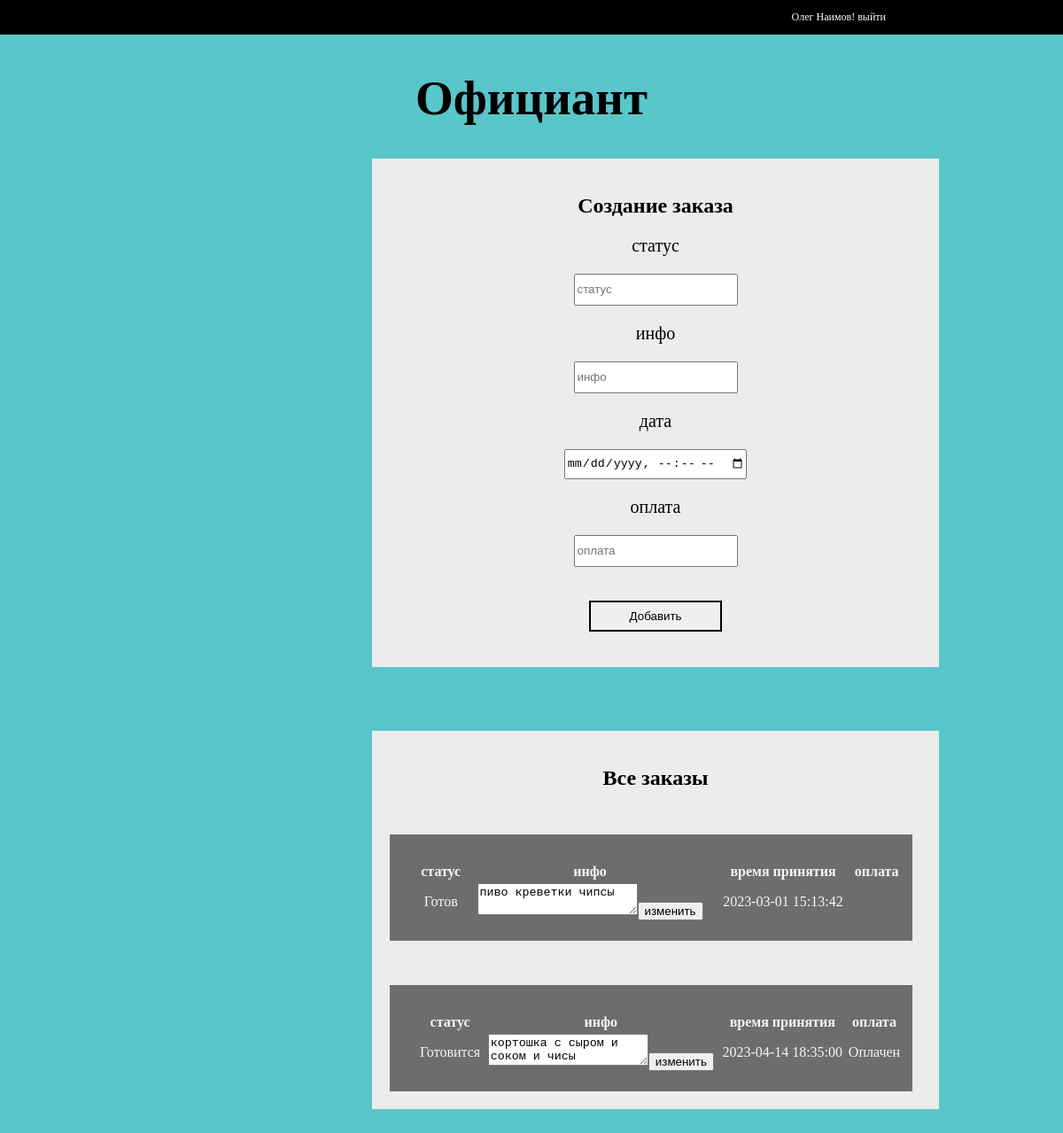
The page /registr/dashboard_off.php (signed in) on the database its author committed.
### tables this page shows
CREATE TABLE `zakaz` (
  `id` int(11) NOT NULL,
  `status` varchar(25) NOT NULL,
  `info` varchar(500) NOT NULL,
  `date` datetime NOT NULL,
  `status_oplata` varchar(50) NOT NULL
);

### registr/dashboard_off.php (the view, shortened to what this page needs)
<!DOCTYPE html>
<html lang="en">
<head>
    <link rel="stylesheet" href="style.css">
</head>
<body>
<header>
        <p> <?php echo  $_SESSION['name']." ". $_SESSION['surname'];?>!
        <a href="logout.php" class="close-ses">выйти</a></p>
        </header>
    <h1>Официант</h1>
    <?php
    require('db.php');
    ?>
    <form action="" method="post" class="form"  id="form-add" >
        <H2>Создание заказа</H2>
        <p>статус</p>
        <input type="text" class="txt_inp" name="status" placeholder="статус">
        <p>инфо</p>
        <input type="text" class="txt_inp" name="info" placeholder="инфо"><br>
        <p>дата</p>
        <input type="datetime-local" class="txt_inp" name="date" placeholder="дата">
        <p>оплата</p>
        <input type="text" class="txt_inp" name="oplata" placeholder="оплата"><br>
        <br>
        <input type="submit" value="Добавить" class="btn-vxod"  name="akaz" >
        </form>
<br><br><br><br>
    <div  class="form" >
        <H2>Все заказы</H2>
<?php
   $query= "SELECT * FROM `zakaz`";
   $result = mysqli_query($con, $query) or die;
   for($data = []; $row = mysqli_fetch_assoc($result); $data[]=$row){
    $i++;
   }
   foreach($data as $elem){
    $idd_info = $elem['id'];
        echo "<div class='smena-block'>";
        echo "<table class='t-zakaz'>";
        echo "<th>статус</th>";
        echo "<th>инфо</th>";
        echo "<th>время принятия</th>";
        echo "<th>оплата</th>";
        echo "<tr>";
        echo "<td>".$elem['status']."</td>";
        echo "<td>"."<form method='POST'><textarea name='info_zak'>".$elem['info']."</textarea><input type='submit' value='изменить' name='$idd_info-2'></form>"."</td>";
        echo "<td>".$elem['date']."</td>";
        echo "<td>".$elem['status_oplata']."</td>";
        echo "</tr>";
        echo "</table>";
        echo "</div>";
    }
?>
</div>
        <br><br><br><br>
</body>
</html>

### registr/style.css (style rules this page uses)
body { margin: 0; padding: 0; background: rgb(89, 198, 202); }
h1 { text-align: center; font-size: 55px; }
.form { text-align: center; width: 600px; display: block; margin: 0 35% 0 35%; padding: 20px; background: rgb(236, 236, 236); }
.form>p { font-size: 20px; }
.txt_inp { height: 30px; }
.btn-vxod { width: 150px; height: 35px; margin: 20px; border: 2px solid black; }
header { width: 100%; margin: 0 0 5vh 0; display: flex; justify-content: right; background-color: black; }
header>p { color: white; font-size: 1vw; padding-right: 200px; }
.close-ses { color: white; text-decoration: none; }
#form-add { display: block; }
.t-zakaz { width: 550px; margin: 20px; }
.smena-block { width: 570px; padding: 10px; margin-top: 50px; height: 100px; color: whitesmoke; background: rgba(12, 12, 12, 0.562); }

### rows shown on the page
zakaz: status "Готов", info_zak "пиво креветки чипсы", date "2023-03-01 15:13:42"
zakaz: status "Готовится", info_zak "кортошка с сыром и соком и чисы", date "2023-04-14 18:35:00", status_oplata "Оплачен"

### other values the page prints
$_SESSION['name'] "Олег"
$_SESSION['surname'] "Наимов"
